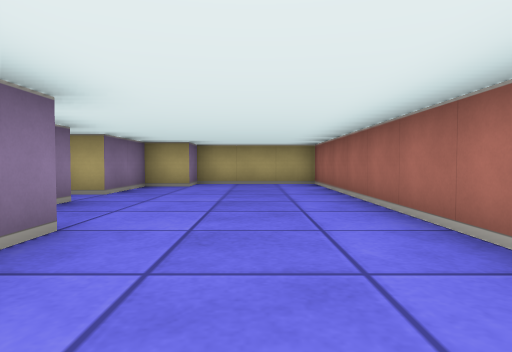
[1] (above)

21 first-person views from a walk through a cub3D ray-caster map. The camera is about half as high as the walls, tilts 2° down and sees 75° across. The floor is counted in squares. Each view is taken from the middle of a square. On the plan, view 1 faces up. The plan holds only what a view shows up to about 9 squares ahead; the rest is blank.

[2]
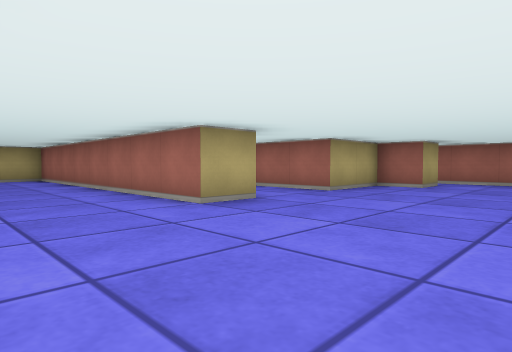

[3]
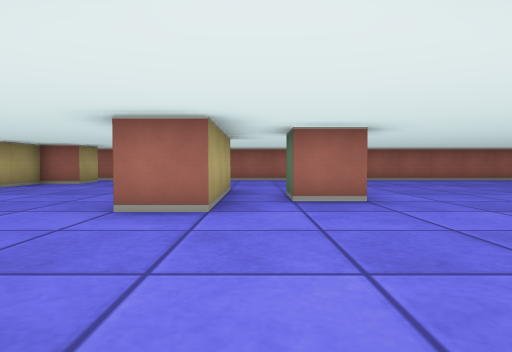

[4]
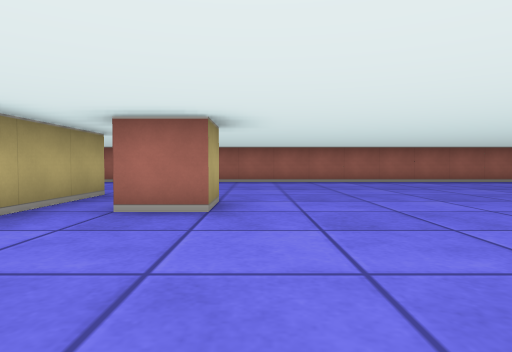

[5]
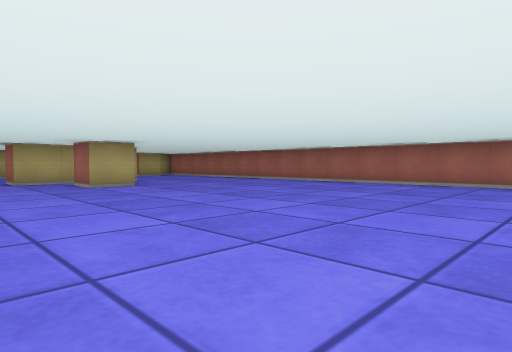

[6]
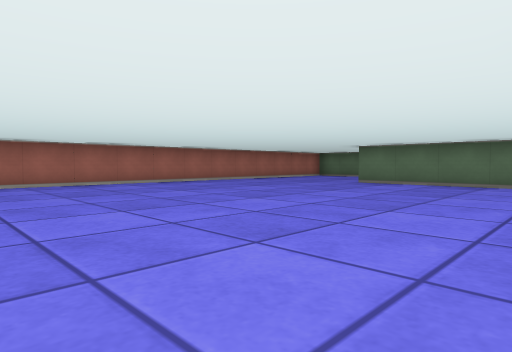

[7]
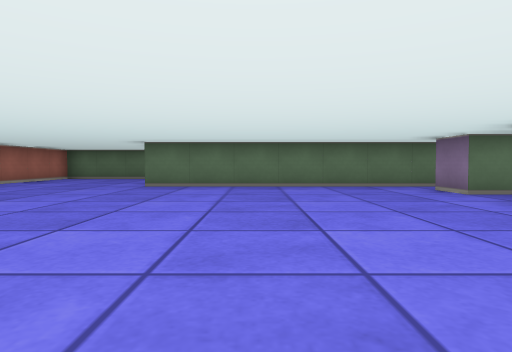

[8]
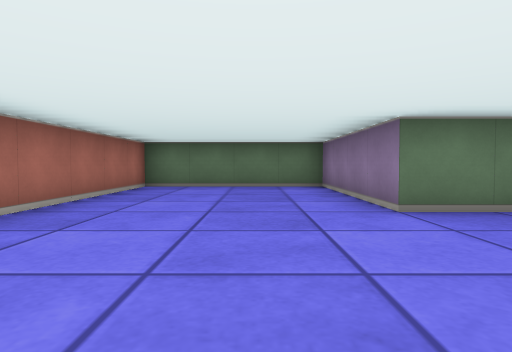

[9]
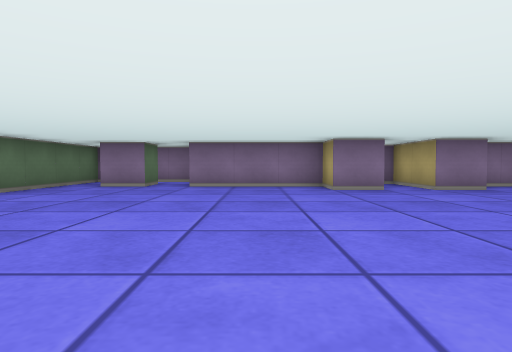

[10]
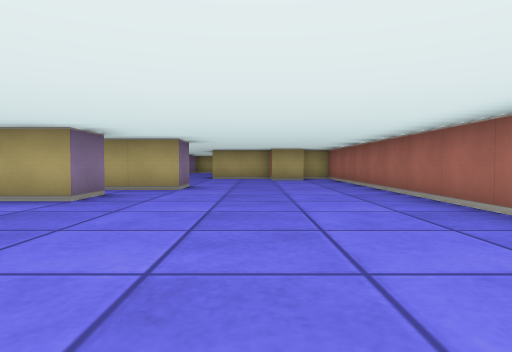

[11]
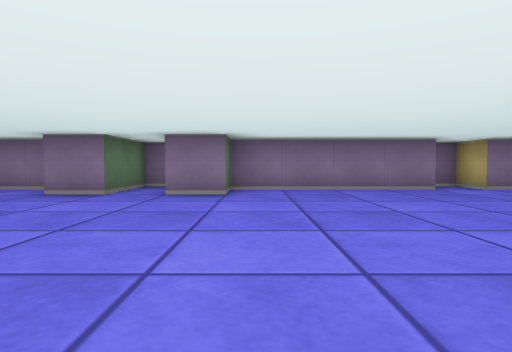

[12]
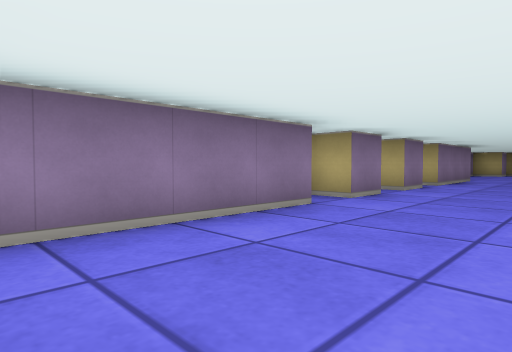

[13]
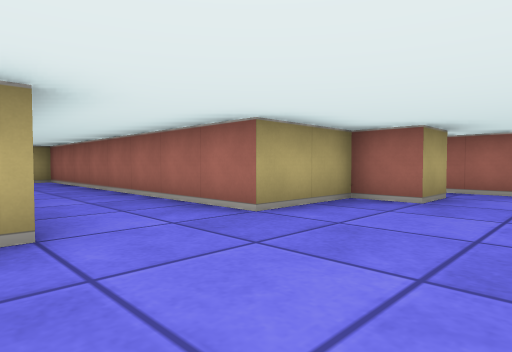

[14]
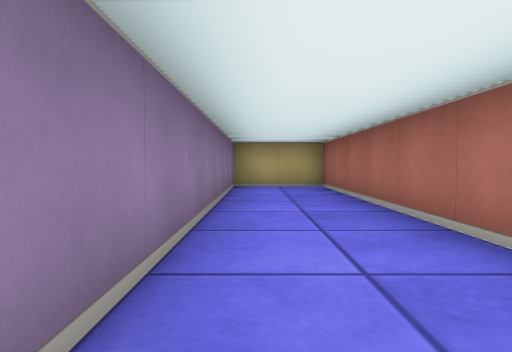

[15]
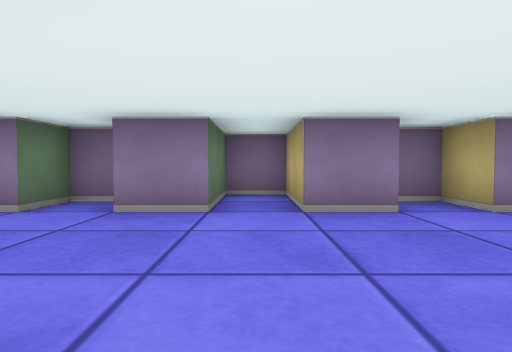

[16]
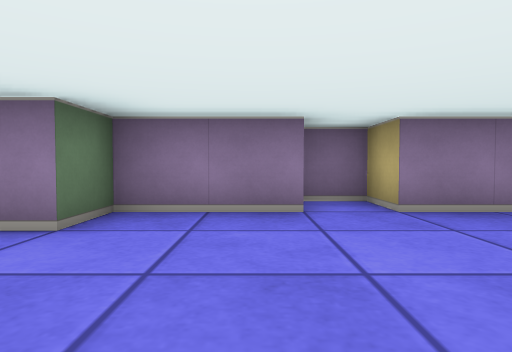

[17]
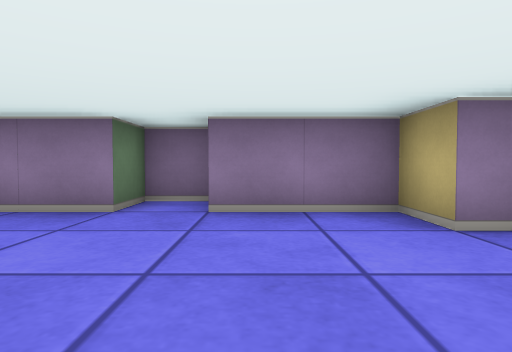

[18]
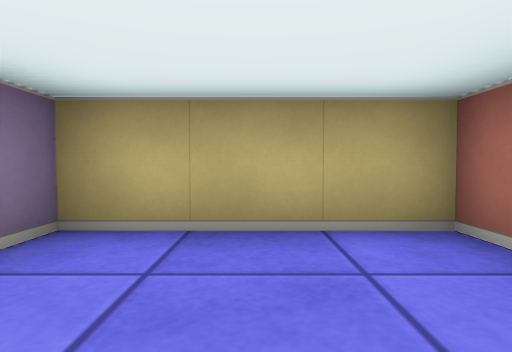

[19]
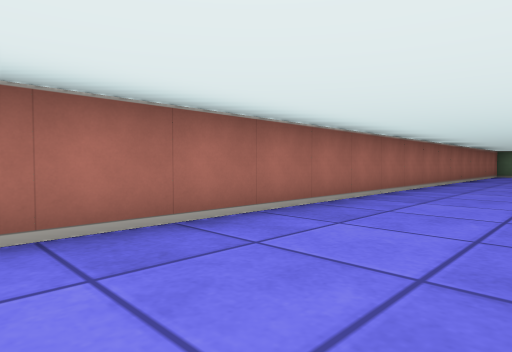

[20]
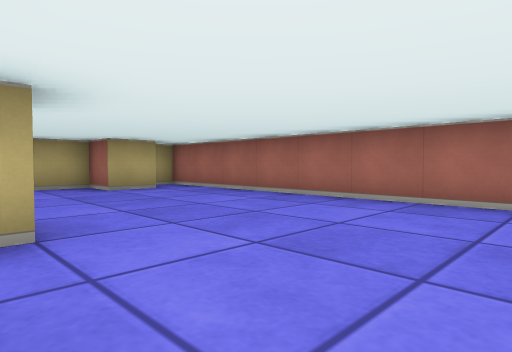

[21]
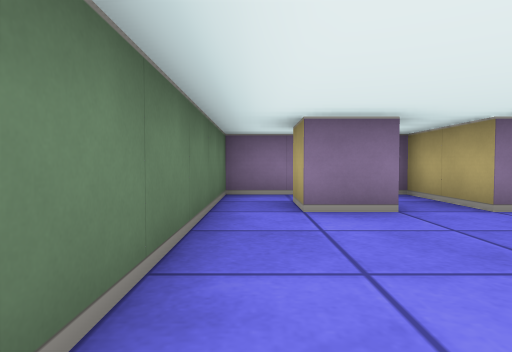

### Floor plan
Points are (right, up) in squares from view 1. A wall is a line through its corners. A room is listed if a view was taken in it or the views show most of it. See-through windows are left out.
Room 1 (views 1, 2, 3, 4, 5, 6, 7, 8, 9, 10, 11, 12, 13, 14, 15, 16, 17, 18, 19, 20, 21)
walls: (2.5, -6.5) (2.5, -5.5) (3.5, -5.5) (3.5, -6.5) (2.5, -6.5); (4.5, -3.5) (4.5, -4.5) (1.5, -4.5) (1.5, -3.5); (-1.5, -1.4) (-1.5, -2.5) (-3.5, -2.5) (-3.5, -3.5) (-1.5, -3.5) (-1.5, -4.5) (-2.5, -4.5) (-2.5, -5.5) (-1.5, -5.5) (-1.5, -9.5) (-0.5, -9.5) (-0.5, -10.5) (-2.5, -10.5) (-2.5, -11.5) (-0.5, -11.5) (-0.5, -12.5) (-1.5, -12.5) (-1.5, -15.5) (-3.5, -15.5); (2.6, 0.5) (1.5, 0.5) (1.5, 8.5) (-1.5, 8.5) (-1.5, 7.5) (-2.5, 7.5) (-2.5, 5.5) (-3.5, 5.5) (-3.5, 4.5) (-2.5, 4.5) (-2.5, 2.5) (-1.5, 2.5) (-1.5, -0.5) (-2.5, -0.5) (-2.5, -1.1); (7.6, -0.5) (6.5, -0.5) (6.5, 0.5) (4.5, 0.5) (4.5, 8.5) (2.5, 8.5) (2.5, 1.6); (-2.5, -16.5) (-1.5, -16.5) (-1.5, -17.5) (-2.5, -17.5); (-3.5, -17.4) (-3.5, -18.5) (4.5, -18.5) (4.5, -22.5) (8.5, -22.5) (8.5, 0.5) (8, 0.5)

Where each view was taken, in squares from view 1:
view 1: 0 up, 0 right, facing up
view 2: 3 down, 1 left, facing up-right
view 3: 5 down, 2 left, facing right
view 4: 7 down, 1 left, facing right
view 5: 14 down, 0 right, facing up-right
view 6: 10 down, 0 right, facing down-right
view 7: 11 down, 2 right, facing down
view 8: 15 down, 6 right, facing down
view 9: 14 down, 6 right, facing left
view 10: 11 down, 6 right, facing up
view 11: 9 down, 5 right, facing left
view 12: 9 down, 1 right, facing up-left
view 13: 2 down, 2 right, facing up-right
view 14: 1 up, 3 right, facing up
view 15: 3 down, 2 right, facing left
view 16: 4 up, 1 right, facing left
view 17: 6 up, 1 right, facing left
view 18: 6 up, 0 right, facing up
view 19: 7 down, 6 right, facing down-right
view 20: 7 down, 4 right, facing up-right
view 21: 18 down, 2 right, facing left
